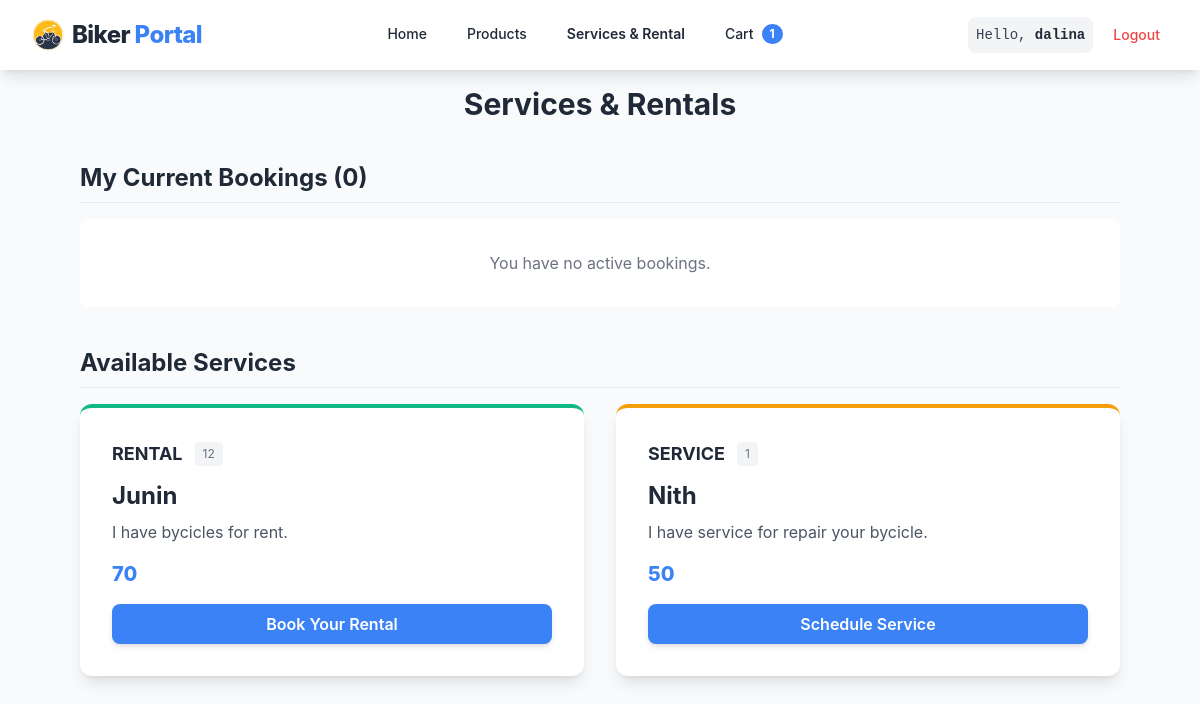
/services-rental/ (signed in), run on the app's committed database.
### my_app/models.py (models this page shows, shortened)
class CartItem(models.Model):
    user = models.ForeignKey(User, on_delete=models.CASCADE)
    product = models.ForeignKey(Product, on_delete=models.CASCADE)
    quantity = models.IntegerField(default=1)
    added_at = models.DateTimeField(auto_now_add=True)

class ServiceRental(models.Model):
    name = models.CharField(max_length=200)
    service_type = models.CharField(max_length=10, choices=SERVICE_TYPE_CHOICES) # RENTAL or SERVICE
    price_info = models.CharField(max_length=100) # e.g., "$45/day" or "$89.99"
    duration = models.CharField(max_length=50) # e.g., "Day", "48 Hrs", "1 Hr"
    description = models.TextField()
    class Meta:
        verbose_name_plural = "Services and Rentals"

### my_app/views.py (the view)
# urls.py: path('services-rental/', views.services_rental_view, name='services_rental'),
@login_required
def services_rental_view(request):
    services = ServiceRental.objects.all().order_by('service_type', 'name')
    bookings = Booking.objects.filter(user=request.user).order_by('-booked_at')
    booked_ids = bookings.values_list('service_rental_id', flat=True)
    context = {
        'services': services,
        'bookings': bookings,
        'booked_ids': booked_ids,
    }
    return render(request, 'bikeportal/services_rental.html', context)

### my_app/templates/bikeportal/services_rental.html (shortened to what this page needs)
{% extends "bikeportal/base.html" %}
{% block content %}
<div class="mx-20">
<h2 class="text-3xl font-bold text-center text-secondary mb-10">Services & Rentals</h2>
{% if user.is_authenticated %}
    <div class="mb-10">
        <h3 class="text-2xl font-bold text-secondary mb-4 border-b pb-2">My Current Bookings ({{ bookings|length }})</h3>
        <ul class="space-y-4 custom-scroll max-h-80 overflow-y-auto">
            {% for booking in bookings %}
                <li class="p-4 bg-gray-50 rounded-lg flex justify-between items-center shadow-sm border-l-4 border-primary">
                    <div>
                        <p class="font-semibold text-lg">{{ booking.service_rental.name }}</p>
                        <p class="text-sm text-gray-600">
                            Date: <span class="font-medium">{{ booking.preferred_date|date:"F j, Y" }}</span> |
                            Status: <span class="font-medium text-warning">{{ booking.status }}</span>
                        </p>
                    </div>
                    <form method="POST" action="{% url 'cancel_booking' booking_id=booking.id %}">
                        {% csrf_token %}
                        <button type="submit" class="text-red-500 hover:text-red-700 p-2 rounded-full hover:bg-red-50 transition duration-300">
                            <svg class="w-5 h-5" fill="none" stroke="currentColor" viewBox="0 0 24 24" xmlns="http://www.w3.org/2000/svg"><path stroke-linecap="round" stroke-linejoin="round" stroke-width="2" d="M19 7l-.867 12.142A2 2 0 0116.138 21H7.862a2 2 0 01-1.995-1.858L5 7m5 4v6m4-6v6m1-10V4a1 1 0 00-1-1h-4a1 1 0 00-1 1v3M4 7h16"></path></svg>
                        </button>
                    </form>
                </li>
            {% empty %}
                <p class="text-center text-gray-500 p-8 bg-white rounded-lg">You have no active bookings.</p>
            {% endfor %}
        </ul>
    </div>
{% endif %}
<h3 class="text-2xl font-bold text-secondary mb-4 border-b pb-2">Available Services</h3>
<div class="grid grid-cols-1 md:grid-cols-2 gap-8">
    {% for item in services %}
    <div class="bg-white p-8 rounded-xl shadow-lg border-t-4 {% if item.service_type == 'RENTAL' %}border-success{% else %}border-warning{% endif %} flex flex-col transition duration-300 hover:shadow-xl hover:ring-2 hover:ring-primary/50">
        <div class="flex items-center space-x-3 mb-3">
            <span class="text-lg font-bold uppercase text-secondary">{{ item.get_service_type_display }}</span>
            <span class="text-xs text-gray-500 bg-gray-100 px-2 py-1 rounded">{{ item.duration }}</span>
        </div>
        <h3 class="text-2xl font-bold text-secondary mb-2">{{ item.name }}</h3>
        <p class="text-gray-600 mb-4 flex-grow">{{ item.description }}</p>
        <p class="text-xl font-extrabold text-primary mb-4">{{ item.price_info }}</p>
        {% if user.is_authenticated %}
            {% if item.id in booked_ids %}
                <button class="w-full py-2 bg-gray-400 text-white font-semibold rounded-lg cursor-not-allowed" disabled>
                    Booked (See My Bookings)
                </button>
            {% else %}
                <button
                    class="w-full py-2 bg-primary text-white font-semibold rounded-lg shadow-md hover:bg-indigo-600 transition duration-300"
                    onclick="openModal(
                        '{% if item.service_type == "RENTAL" %}Book Your Rental{% else %}Schedule Service{% endif %} - {{ item.name }}',
                        'Please provide your preferred date and details.',
                        `
                        <input type='hidden' name='service_id' value='{{ item.id }}'>
                        <label for='date' class='block text-sm font-medium text-gray-700'>Preferred Date</label>
                        <input type='date' id='date' name='date' required class='mt-1 block w-full p-3 border border-gray-300 rounded-lg shadow-sm focus:ring-primary focus:border-primary'>
                        {% if item.service_type == 'RENTAL' %}
                        <label for='duration' class='block text-sm font-medium text-gray-700 mt-4'>Duration (Days)</label>
                        <input type='number' id='duration' name='duration' value='1' min='1' required class='mt-1 block w-full p-3 border border-gray-300 rounded-lg shadow-sm focus:ring-primary focus:border-primary'>
                        {% endif %}
                        <label for='notes' class='block text-sm font-medium text-gray-700 mt-4'>Details/Notes</label>
                        <textarea id='notes' name='notes' rows='3' class='mt-1 block w-full p-3 border border-gray-300 rounded-lg shadow-sm focus:ring-primary focus:border-primary'></textarea>
                        `,
                        '{% url "book_service" %}'
                    )">
                    {% if item.service_type == 'RENTAL' %}Book Your Rental{% else %}Schedule Service{% endif %}
                </button>
            {% endif %}
        {% else %}
            <p class="mt-4 text-center text-sm text-red-500">Log in to book this service.</p>
        {% endif %}
    </div>
    {% endfor %}
</div>
</div>
{% endblock %}

### my_app/templates/bikeportal/base.html (shortened to what this page needs)
{% load static %} {% load i18n %}
<!DOCTYPE html>
<html lang="en">
  <head>
    <script src="https://cdn.tailwindcss.com"></script>
  </head>
  <body class="text-gray-800">
    <header class="bg-white shadow-lg sticky top-0 z-50">
      <div
        class="max-w-7xl mx-auto px-4 sm:px-6 lg:px-8 py-4 flex flex-col md:flex-row justify-between items-center"
      >
        <div
          class="flex items-center space-x-4 mb-4 md:mb-0 w-full md:w-auto justify-between"
        >
          <a href="{% url 'home' %}" class="flex items-center space-x-2">
            <img
              src="/static/bike_logo.jpg"
              alt=""
              class="w-8 h-8 text-primary"
              fill="none"
              stroke="currentColor"
              viewBox="0 0 24 24"
            />
            <span class="text-2xl font-extrabold text-secondary tracking-tight"
              >Biker <span class="text-primary">Portal</span></span
            >
          </a>
        </div>
        <nav
          class="flex space-x-2 sm:space-x-4 text-sm font-medium w-full md:w-auto overflow-x-auto pb-2 md:pb-0"
        >
          <a
            href="{% url 'home' %}"
            class="nav-link px-3 py-2 border-b-2 border-transparent text-secondary hover:text-primary transition duration-300 {% if request.path == '/' %}nav-active{% endif %}"
            >Home</a
          >
          <a
            href="{% url 'products' %}"
            class="nav-link px-3 py-2 border-b-2 border-transparent text-secondary hover:text-primary transition duration-300 {% if 'products' in request.path %}nav-active{% endif %}"
            >Products</a
          >
          <a
            href="{% url 'services_rental' %}"
            class="nav-link px-3 py-2 border-b-2 border-transparent text-secondary hover:text-primary transition duration-300 {% if 'services-rental' in request.path %}nav-active{% endif %}"
            >Services & Rental</a
          >
          <a
            href="{% url 'cart' %}"
            class="nav-link flex items-center px-3 py-2 border-b-2 border-transparent text-secondary hover:text-primary transition duration-300 {% if 'cart' in request.path %}nav-active{% endif %}"
          >
            Cart
            <span
              id="cart-count"
              class="ml-2 px-2 py-0.5 text-xs font-bold bg-primary text-white rounded-full"
            >
              {% if user.is_authenticated %}{{ user.cartitem_set.all|length }}
              {% else %} 0 {% endif %}
            </span>
          </a>
        </nav>
        <div id="auth-status" class="flex space-x-3 items-center">
          {% if user.is_authenticated %}
          <span
            class="text-sm text-gray-700 bg-gray-100 p-2 rounded-lg font-mono truncate hidden sm:inline"
          >
            Hello,
            <span class="font-bold text-secondary">{{ user.username }}</span>
          </span>
          <form method="POST" action="{% url 'logout' %}" class="inline">
            <button
              type="submit"
              class="text-sm font-medium text-red-500 hover:text-red-700 p-2 rounded-lg hover:bg-red-50 transition duration-300 flex items-center space-x-1"
            >
              <span class="hidden sm:inline">Logout</span>
            </button>
          </form>
          {% endif %}
        </div>
      </div>
    </header>
    <main class="mx-auto">
      {% block content %} {% endblock %}
    </main>
  </body>
</html>

### my_app/templates/bikeportal/base.html (style rules this page uses)
body { font-family: "Inter", sans-serif; background-color: #f9fafb; }
.nav-active { border-color: #3b82f6; color: #3b82f6; font-weight: 600; }

### data on the page
ServiceRental: service_type "RENTAL", duration "12", name "Junin", description "I have bycicles for rent.", price_info "70", shows "Book Your Rental"
ServiceRental: service_type "SERVICE", duration "1", name "Nith", description "I have service for repair your bycicle.", price_info "50", shows "Schedule Service"

### other printed values
{{ user.cartitem_set.all|length }} "1"
{{ user.username }} "dalina"
{{ bookings|length }} "0"
